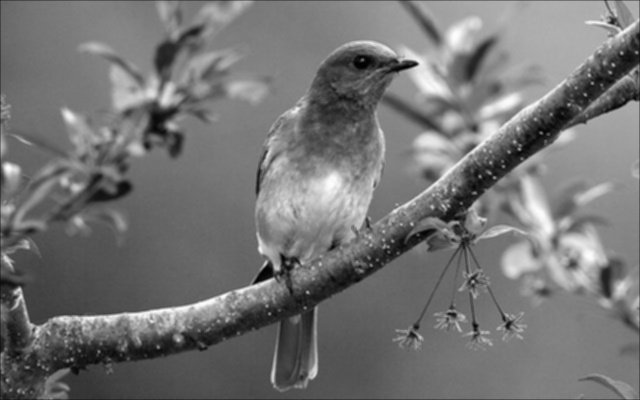
#> input picture HW5/results/img1Q1_3.jpg, 640 x 400 px, given in place of img1.jpg, which was not available
$ python 110590018_hw5.py
#> lines starting #> are read from the running program, lines starting #| are printed output that depends on the picture; pictures that were not available may be replaced by others from this repository, and a replacement may not be noted
import cv2
import numpy as np
import math
import time

class HW5:
    def __init__(self):
        self.padding_image = None
        self.filtered_image = None

    def MeanFilter(self, image,num, filter_size=3):
        pad_size = filter_size // 2
        self.padding_image = np.pad(image, pad_size, mode='constant', constant_values=0)
        self.filtered_image = np.zeros_like(image)

        for y in range(pad_size, self.padding_image.shape[0] - pad_size):
            for x in range(pad_size, self.padding_image.shape[1] - pad_size):
                self.filtered_image[y - pad_size, x - pad_size] = np.mean(self.padding_image[y - pad_size:y + pad_size + 1, x - pad_size:x + pad_size + 1])
        cv2.imwrite(f"results/img{num}Q1_{filter_size}.jpg",self.filtered_image)

    def MedianFilter(self, image, num, filter_size=3):
        pad_size = filter_size // 2
        self.padding_image = np.pad(image, pad_size, mode='constant', constant_values=0)
        self.filtered_image = np.zeros_like(image)

        for y in range(pad_size, self.padding_image.shape[0] - pad_size):
            for x in range(pad_size, self.padding_image.shape[1] - pad_size):
                neighborhood = self.padding_image[y - pad_size:y + pad_size + 1, x - pad_size:x + pad_size + 1]
                sorted_array = np.sort(neighborhood, axis=None)
                median_value = sorted_array[filter_size * filter_size // 2]
                self.filtered_image[y - pad_size, x - pad_size] = median_value

        # 确保保存时图像在0-255范围内
        output_image = np.clip(self.filtered_image, 0, 255).astype(np.uint8)

        cv2.imwrite(f"results/img{num}Q2_{filter_size}.jpg", output_image)

    def GaussianFilter(self, image, num, filter_size=3):
        mask = np.zeros((filter_size,filter_size),dtype=np.float64)

        def G(x,y):
            return (1/(2*math.pi)) * math.exp(-(x**2+y**2)/2)
        for y in range(filter_size):
            for x in range(filter_size):
                mask[y,x] = G((y-filter_size//2),(x-filter_size//2))

        pad_size = filter_size // 2
        self.padding_image = np.pad(image, pad_size, mode='constant', constant_values=0)
        self.filtered_image = np.zeros_like(image,dtype=np.uint8)

        for y in range(pad_size, self.padding_image.shape[0] - pad_size):
            for x in range(pad_size, self.padding_image.shape[1] - pad_size):
                neighborhood = self.padding_image[y - pad_size:y + pad_size + 1, x - pad_size:x + pad_size + 1]
                value = np.sum(neighborhood * mask,axis=None)
                self.filtered_image[y - pad_size, x - pad_size] = value
        cv2.imwrite(f"results/img{num}Q3_{filter_size}.jpg", self.filtered_image)

    def Q1(self,image,num):
        self.MeanFilter(image,num,3)
        self.MeanFilter(image,num,7)

    def Q2(self,image,num):
        self.MedianFilter(image,num,3)
        self.MedianFilter(image,num,7)

    def Q3(self,image,num):
        self.GaussianFilter(image,num)

if __name__ == '__main__':
    image = np.array([
        [0, 2, 1, 0, 0],
        [7, 3, 4, 1, 6],
        [0, 6, 5, 4, 5],
        [0, 0, 0, 0, 0],
        [1, 1, 0, 1, 0]
    ], dtype=np.float32)
    hw5 = HW5()
    for num in range(3):
        image = cv2.imread(f"images/img{num+1}.jpg", cv2.IMREAD_GRAYSCALE)
#> image is the input picture: shape (400, 640); min 0, max 255, mean 115.9
        hw5.Q1(image,num+1)
#> in MeanFilter, `self.padding_image = np.pad(image, pad_size, mode='constant', constant..`:
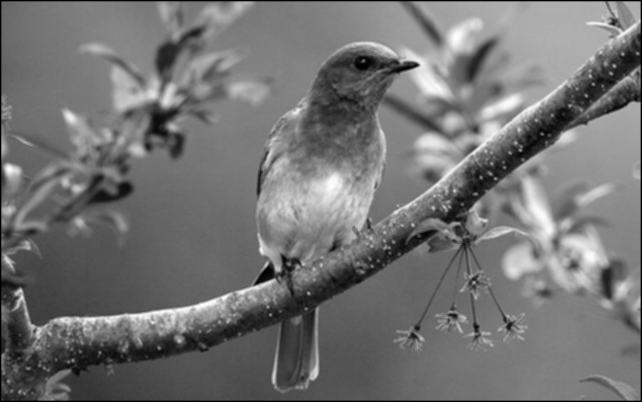
#> self.padding_image: shape (402, 642); min 0, max 255, mean 114.9
#> call 2 of MeanFilter, with num = 1, filter_size = 7
#> in MeanFilter (call 2), `self.padding_image = np.pad(image, pad_size, mode='constant', constant..`:
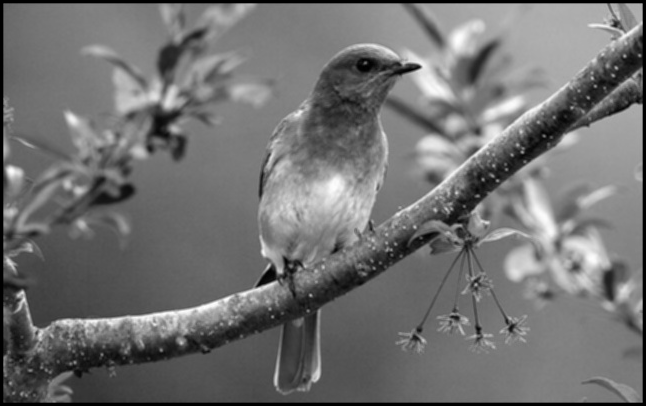
#> self.padding_image: shape (406, 646); min 0, max 255, mean 113.1
#> after the loop in MeanFilter (call 2), `for y in range(pad_size, self.padding_image.shape[0] - pad_size):`:
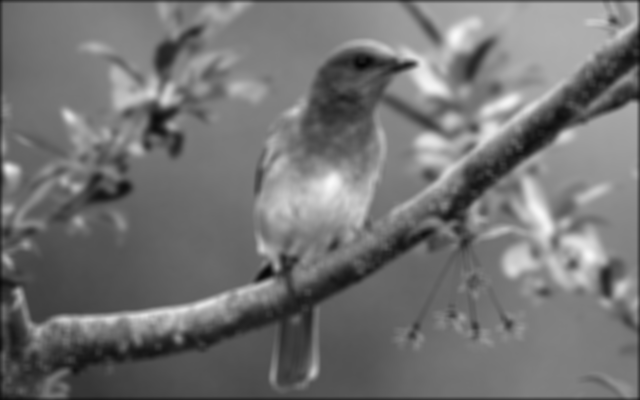
#> self.filtered_image: shape (400, 640); min 5, max 249, mean 114.7
        hw5.Q2(image,num+1)
        hw5.Q3(image,num+1)
#> after the loop in GaussianFilter, `for y in range(pad_size, self.padding_image.shape[0] - pad_size):`:
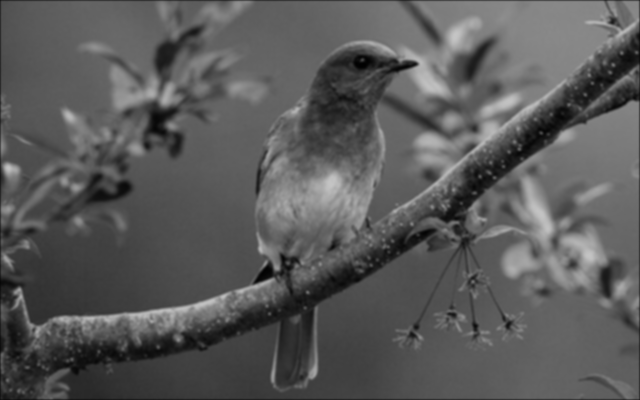
#> self.filtered_image: shape (400, 640); min 1, max 197, mean 89.7
#> pass 2 of the loop `for num in range(3):`:
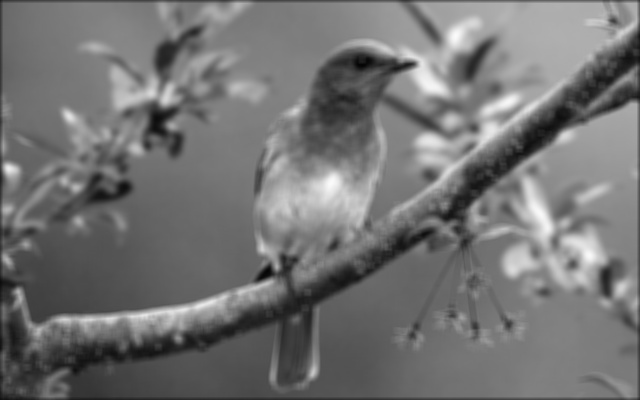
#> input picture HW5/results/img1Q1_7.jpg, 640 x 400 px, given in place of img2.jpg, which was not available
#> image is the input picture: shape (400, 640); min 4, max 251, mean 115.3
#> self.padding_image: shape (402, 642)
#> in MeanFilter (call 4), `self.padding_image = np.pad(image, pad_size, mode='constant', constant..`:
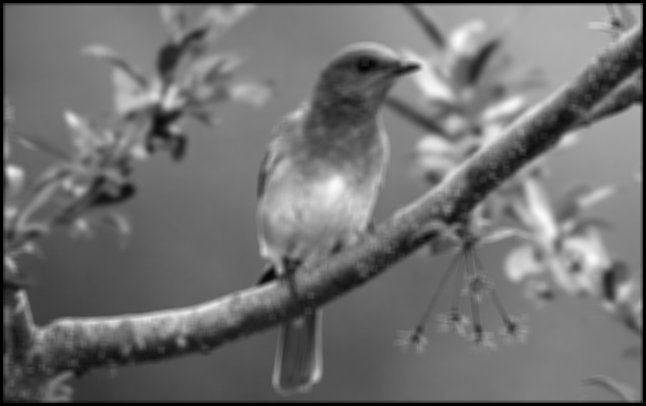
#> self.padding_image: shape (406, 646); min 0, max 251, mean 112.6
#> after the loop in GaussianFilter (call 2), `for y in range(pad_size, self.padding_image.shape[0] - pad_size):`:
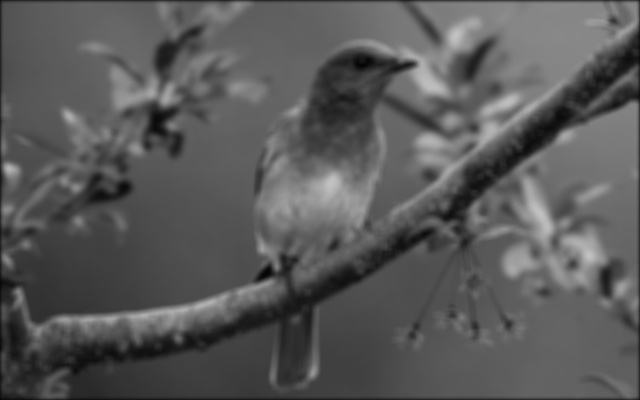
#> self.filtered_image: shape (400, 640); min 4, max 194, mean 89.3
